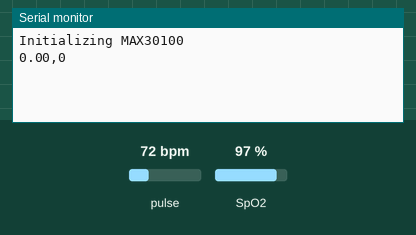
The sketch below on a simulated Arduino Uno, built with avr-gcc and run on an emulated ATmega328P. Parts: the last lines printed to the serial monitor. Inputs (shaded band) come from the test bench; at power-on: pulse 72 bpm, SpO2 97 %.

Above: at 1.2 s.
1.3 s: pulse set to 42 bpm
At 2.6 s:
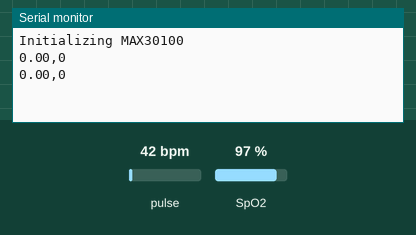
2.8 s: SpO2 set to 80 %
At 3.5 s:
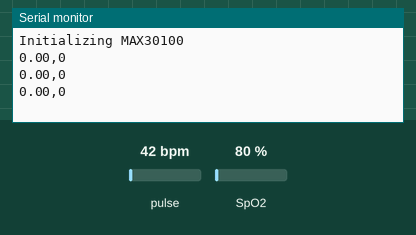
4.3 s: pulse set to 70 bpm
At 5.8 s:
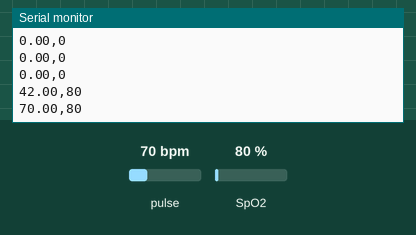
Timing chart, 0 to 7.3 s (numbered marks = the images above; inputs shaded):
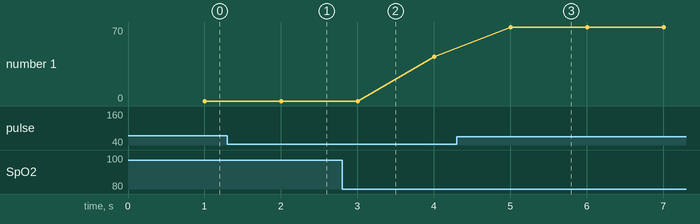

Measured:
- after the input at 4.3 s, the serial monitor: prints a new line after 0.71 s (image 3)
- plotted number 1: 42 → 70 after the input at 4.3 s

The sketch:

MAX30100_Minimal.ino
```cpp
// (licence header left out)
//#include <Wire.h>
#include "MAX30100_PulseOximeter.h"

#define REPORTING_PERIOD_MS     1000

// PulseOximeter is the higher level interface to the sensor
// it offers:
//  * beat detection reporting
//  * heart rate calculation
//  * SpO2 (oxidation level) calculation
PulseOximeter pox;

uint32_t tsLastReport = 0;

// Callback (registered below) fired when a pulse is detected
void onBeatDetected()
{
    //Serial.println("Beat!");
}

void setup()
{
    Serial.begin(115200);

    Serial.println("Initializing MAX30100");
    // Initialize the PulseOximeter instance and register a beat-detected callback
    pox.begin();
    pox.setOnBeatDetectedCallback(onBeatDetected);
}

void loop()
{
    // Make sure to call update as fast as possible
    pox.update();

    // Asynchronously dump heart rate and oxidation levels to the serial
    // For both, a value of 0 means "invalid"
    if (millis() - tsLastReport > REPORTING_PERIOD_MS) {
        //Serial.print("Heart rate:");
        Serial.print(pox.getHeartRate());
        //Serial.print("bpm / SpO2:");
        Serial.print(",");
        Serial.print(pox.getSpO2());
        //Serial.print("\n");
        //Serial.print("% / temp:");
        //Serial.print(",");
        //Serial.print(pox.getTemperature());
        Serial.print("\n");
        //Serial.println("C");

        tsLastReport = millis();
    }
}
```
